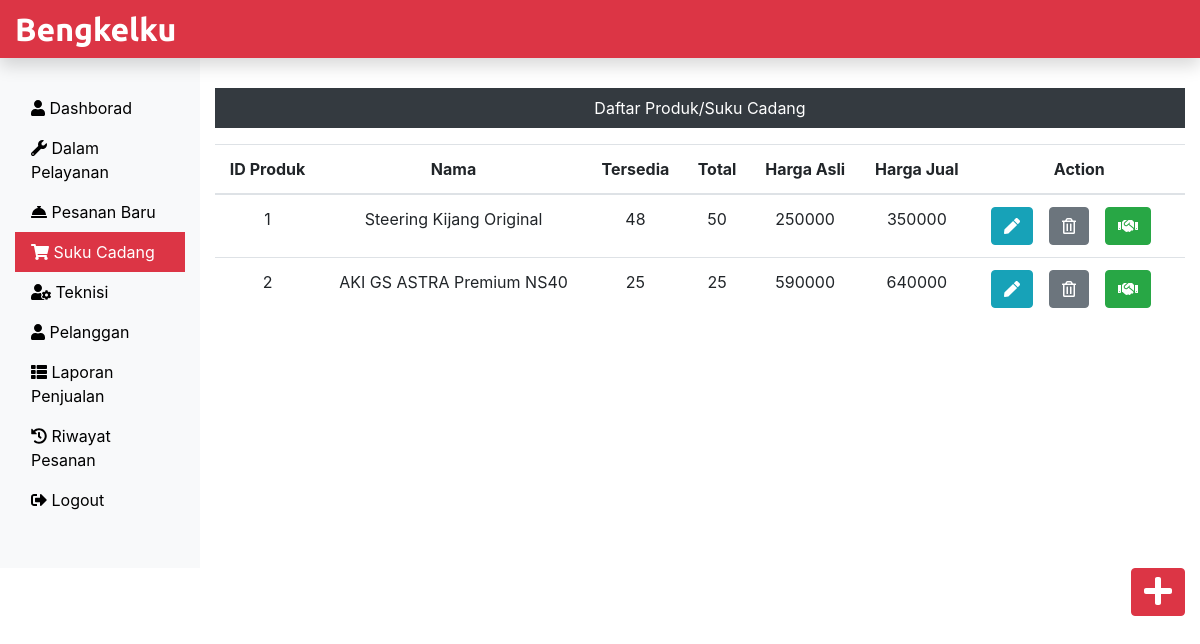
Screenshot of /Bengkelku/Admin/sparepart.php (signed in) with the database file from the repository.
### tables this page shows
CREATE TABLE `sparepart_tb` (
  `p_id` int(11) NOT NULL,
  `p_nama` varchar(60) NOT NULL,
  `p_tersedia` int(11) NOT NULL,
  `p_total` int(11) NOT NULL,
  `p_hasli` int(11) NOT NULL,
  `p_hjual` int(11) NOT NULL
);

### Bengkelku/Admin/sparepart.php (the view, shortened to what this page needs)
<?php
include('includes/header.php');
include('../dbConnection.php');
?>
<div class="col-sm-9 col-md-10 mt-5 text-center">
	<p class="bg-dark text-white p-2">Daftar Produk/Suku Cadang</p>
	<?php
			$sql= "SELECT * FROM sparepart_tb";
					$result = $conn->query($sql);
					if($result->num_rows > 0){
						echo '
							<table class="table">
								<thead>
									<tr>
										<th scope="col">ID Produk</th>
										<th scope="col">Nama</th>
										<th scope="col">Tersedia</th>
										<th scope="col">Total</th>
										<th scope="col">Harga Asli</th>
										<th scope="col">Harga Jual</th>
										<th scope="col">Action</th>
									</tr>
								</thead>
								<tbody>';
									while($row = $result->fetch_assoc()){
									echo '<tr>';
										echo '<td>'.$row["p_id"].'</td>';
										echo '<td>'.$row["p_nama"].'</td>';
										echo '<td>'.$row["p_tersedia"].'</td>';
										echo '<td>'.$row["p_total"].'</td>';
										echo '<td>'.$row["p_hasli"].'</td>';
										echo '<td>'.$row["p_hjual"].'</td>';
										echo '<td>';
										echo '<form action="EditProduk.php" method="POST" class="d-inline">';
											echo '<input type="hidden" name="id" value='.$row['p_id'].'><button class="btn btn-info mr-3" name="edit" value="Edit" type="submit"><i class="fa fa-pen"></i></button>';
										echo '</form>';
										echo '<form action="" method="POST" class="d-inline">';
											echo '<input type="hidden" name="id" value='.$row['p_id'].'><button class="btn btn-secondary mr-3" name="delete" value="Delete" type="submit"><i class="far fa-trash-alt"></i></button>';
										echo '</form>';
										echo '<form action="JualProduk.php" method="POST" class="d-inline">';
											echo '<input type="hidden" name="id" value='.$row['p_id'].'><button class="btn btn-success mr-3" name="jual" value="Jual" type="submit"><i class="fas fa-handshake"></i></button>';
										echo '</form>';
										echo '</td>';
									echo '</tr>';
									}
								echo '</tbody>';
							echo '</table>';
					} else{
						echo '0 Hasil';
					}
	?>
</div>
		</div>
		<div class="float-right"><a href="TambahProduk.php" class="btn btn-danger"><i class="fas fa-plus fa-2x"></i></a></div>
	</div>
</body>
</html>

### Bengkelku/css/custom.css (style rules this page uses)
a { color: #000000; }

### rows the page displays
sparepart_tb: p_id "1", p_nama "Steering Kijang Original", p_tersedia "48", p_total "50", p_hasli "250000", p_hjual "350000"
sparepart_tb: p_id "2", p_nama "AKI GS ASTRA Premium NS40", p_tersedia "25", p_total "25", p_hasli "590000", p_hjual "640000"
